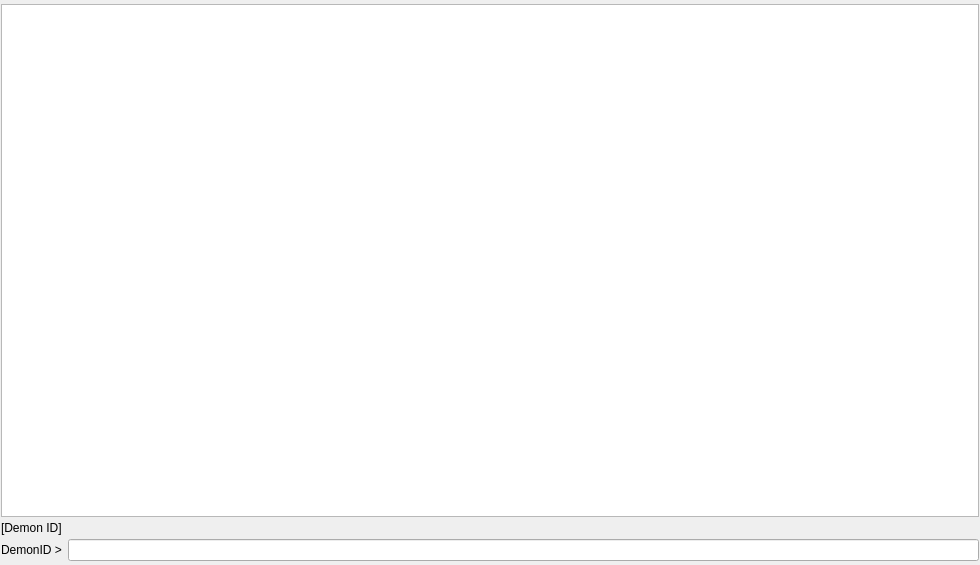
<?xml version="1.0" encoding="UTF-8"?>
<ui version="4.0">
 <class>Form</class>
 <widget class="QWidget" name="Form">
  <property name="geometry">
   <rect>
    <x>0</x>
    <y>0</y>
    <width>980</width>
    <height>565</height>
   </rect>
  </property>
  <property name="windowTitle">
   <string>Form</string>
  </property>
  <layout class="QGridLayout" name="gridLayout">
   <property name="leftMargin">
    <number>1</number>
   </property>
   <property name="topMargin">
    <number>4</number>
   </property>
   <property name="rightMargin">
    <number>1</number>
   </property>
   <property name="bottomMargin">
    <number>4</number>
   </property>
   <property name="verticalSpacing">
    <number>4</number>
   </property>
   <item row="3" column="0">
    <widget class="QLabel" name="label">
     <property name="text">
      <string>DemonID &gt;</string>
     </property>
    </widget>
   </item>
   <item row="3" column="1">
    <widget class="QLineEdit" name="lineEdit">
     <property name="text">
      <string/>
     </property>
    </widget>
   </item>
   <item row="0" column="0" colspan="2">
    <widget class="QTextEdit" name="textEdit">
     <property name="readOnly">
      <bool>true</bool>
     </property>
    </widget>
   </item>
   <item row="2" column="0" colspan="2">
    <widget class="QLabel" name="label_2">
     <property name="text">
      <string>[Demon ID]</string>
     </property>
    </widget>
   </item>
  </layout>
 </widget>
 <resources/>
 <connections/>
</ui>
